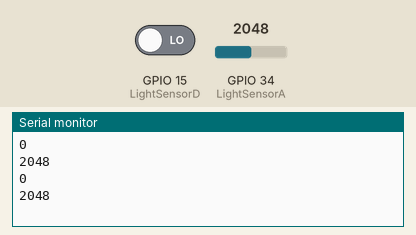
Simulated run of this sketch. Board: ESP32. On the bench: the last lines printed to the serial monitor. Inputs (shaded band) come from the test bench; at power-on: GPIO 34 (LightSensorA) = 2048, GPIO 15 (LightSensorD) LOW.

Above: at 1.8 s.
1.9 s: GPIO 34 (LightSensorA) set to 2866
At 2.8 s:
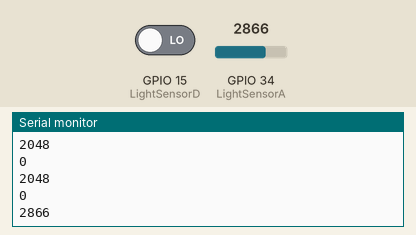
3.4 s: GPIO 15 (LightSensorD) driven HIGH
4.9 s: GPIO 34 (LightSensorA) set to 3603
At 5.6 s:
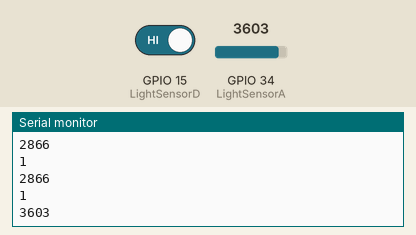
Timing chart, 0 to 7.9 s (numbered marks = the images above; inputs shaded):
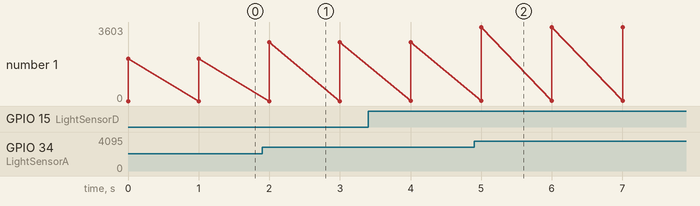

Measured:
- after the input at 1.9 s, the serial monitor: prints a new line after 0.10 s (image 1)
- after the input at 4.9 s, the serial monitor: prints a new line after 0.10 s (image 2)
- plotted number 1: 2048 → 2866 after the input at 1.9 s, 2866 → 3603 after the input at 4.9 s

The sketch:

LingtSensor.ino
```cpp
#define LightSensorD 15       //定义光敏传感器数字输出引脚
#define LightSensorA 34       //定义光敏传感器模拟输出引脚

int lightValue = 0;

void setup() {
  Serial.begin(115200);//串口初始化
  Serial.println();
  pinMode(LightSensorD, INPUT);//定义GPIO15为输入模式
  pinMode(LightSensorA, INPUT);//定义GPIO34为输入模式
}

void loop() {

  Serial.println(digitalRead(LightSensorD));//串口打印数字信号
  lightValue = analogRead(LightSensorA);
  Serial.println(lightValue);//串口打印模拟信号0-4095
  delay(1000);
}

//光强越强，模拟量越小，数字信号为0
```
